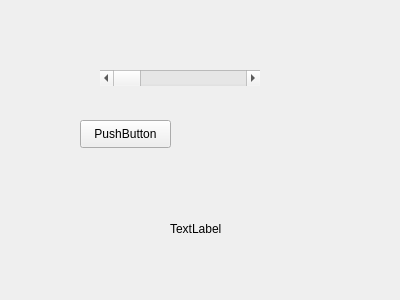
<?xml version="1.0" encoding="UTF-8"?>
<ui version="4.0">
 <class>Form</class>
 <widget class="QWidget" name="Form">
  <property name="geometry">
   <rect>
    <x>0</x>
    <y>0</y>
    <width>400</width>
    <height>300</height>
   </rect>
  </property>
  <property name="windowTitle">
   <string>Form</string>
  </property>
  <widget class="QPushButton" name="pushButton">
   <property name="geometry">
    <rect>
     <x>80</x>
     <y>120</y>
     <width>91</width>
     <height>28</height>
    </rect>
   </property>
   <property name="text">
    <string>PushButton</string>
   </property>
  </widget>
  <widget class="QLabel" name="label">
   <property name="geometry">
    <rect>
     <x>170</x>
     <y>220</y>
     <width>61</width>
     <height>18</height>
    </rect>
   </property>
   <property name="text">
    <string>TextLabel</string>
   </property>
  </widget>
  <widget class="QScrollBar" name="horizontalScrollBar">
   <property name="geometry">
    <rect>
     <x>100</x>
     <y>70</y>
     <width>160</width>
     <height>16</height>
    </rect>
   </property>
   <property name="orientation">
    <enum>Qt::Horizontal</enum>
   </property>
  </widget>
 </widget>
 <resources/>
 <connections/>
</ui>
